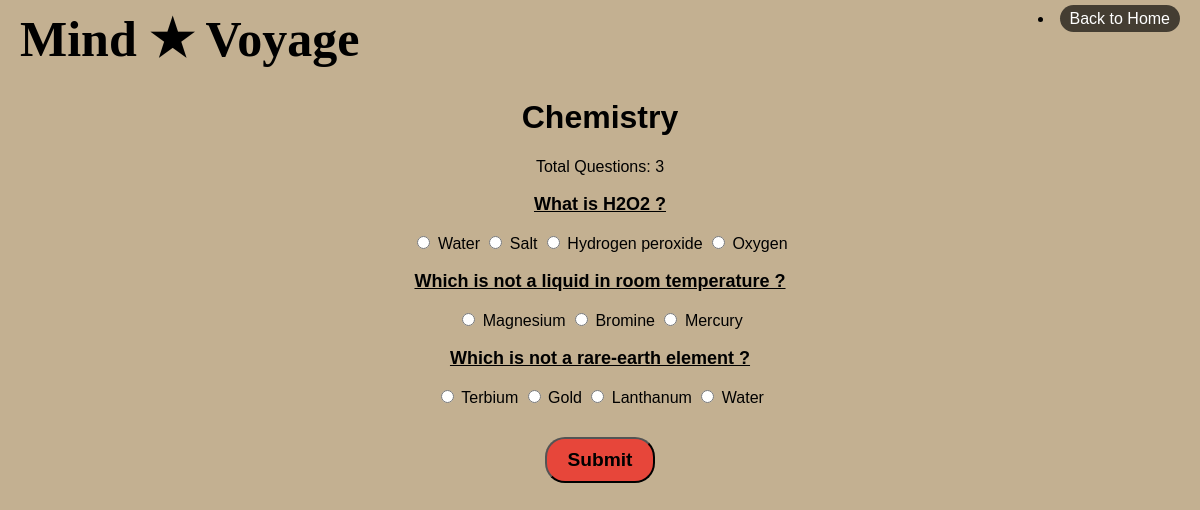
Page /quiz_app/quiz/1/ on the committed database.
### quiz_app/models.py (models this page shows, shortened)
class Quiz(models.Model):
    CATEGORY_CHOICES = [
    ('Science', 'Science'),
    ('History', 'History'),
    ]
    title = models.CharField(max_length=200)
    category = models.CharField(max_length=50, choices=CATEGORY_CHOICES)  # Added category
    total_score = models.IntegerField(default=50)
    created_by = models.ForeignKey(settings.AUTH_USER_MODEL, on_delete=models.CASCADE)

class Question(models.Model):
    quiz = models.ForeignKey(Quiz, on_delete=models.CASCADE, related_name="questions")
    text = models.TextField()
    score = models.IntegerField(default=10)

class Answer(models.Model):
    question = models.ForeignKey(Question, on_delete=models.CASCADE, related_name="answers")
    text = models.CharField(max_length=200)
    is_correct = models.BooleanField(default=False)

### quiz_app/views.py (the view)
# urls.py: path('quiz/<int:quiz_id>/', views.quiz, name='quiz'),
def quiz(request, quiz_id):
    quiz = get_object_or_404(Quiz, id=quiz_id)
    questions = quiz.questions.all().order_by("?")  # Randomize questions
    if request.method == 'POST':
        result = Result.objects.create(
            user=request.user, quiz=quiz, attempted_at=timezone.now()
            )
        user_score = 0
        for question in questions:
            correct_answer = question.answers.filter(is_correct=True).first()
            user_answer_id = request.POST.get(f'question_{question.id}')
            answer = question.answers.filter(id=user_answer_id).first()
            if answer:
                UserAnswer.objects.create(
                    result=result, question=question, answer=answer
                    )
            if str(correct_answer.id) == user_answer_id:
                user_score += question.score
        result.score=user_score
        result.save()
        return redirect('result', result_id=result.id)
    elif request.method == 'GET':
        context = {'quiz': quiz, 'questions': questions}
        return render(request, 'quiz.html', context)

### quiz_app/templates/quiz.html (shortened to what this page needs)
{% load static %}
<!DOCTYPE html>
<html lang="en">
<head>
    <link rel="stylesheet" href="{% static 'css/quiz.css' %}">
</head>
<body>
    <header>
        <div class="logo">Mind ★ Voyage</div>
        <li class="back"><a href="{% url 'index' %}">Back to Home</a></li>
    </header>
    <h1>{{ quiz.title }}</h1>
    <p>Total Questions: {{ quiz.questions.count }}</p>
    <form method="POST">
        {% for question in quiz.questions.all %}
            <p class="question_text">{{ question.text }}</p>
            {% for answer in question.answers.all %}
                <label>
                    <input type="radio" name="question_{{ question.id }}" value="{{ answer.id }}" required>
                    {{ answer.text }}
                </label>
            {% endfor %}
        {% endfor %}
        <div style="margin-top: 20px;">
            <button type="submit" class="submit">Submit</button>
        </div>
    </form>
</body>
</html>

### static/css/quiz.css (style rules this page uses)
body { font-family: Arial, sans-serif; background: #C3B091; color: black; text-align: center; margin: 0; padding: 0; }
header { display: flex; justify-content: space-between; align-items: flex-start; padding: 10px 20px; background-color: #C3B091; }
.logo { font-family: fantasy; font-size: 50px; font-weight: bold; }
.back a { color: white; text-decoration: none; background: rgba(0, 0, 0, 0.65); padding: 5px 10px; border-radius: 20px; cursor: pointer; }
.submit { margin: 10px auto; padding: 10px 20px; background-color: rgba(255, 0, 0, 0.6); color: black; font-weight: bold; border-radius: 20px; font-size: larger; }
.question_text { font-size: large; font-weight: bold; text-decoration: underline; }

### rows in the picture
Quiz: title "Chemistry", questions.count "3"
Question: text "What is H2O2 ?"
Answer: text "Water"
Answer: text "Salt"
Answer: text "Hydrogen peroxide"
Answer: text "Oxygen"
Question: text "Which is not a liquid in room temperature ?"
Answer: text "Magnesium"
Answer: text "Bromine"
Answer: text "Mercury"
Question: text "Which is not a rare-earth element ?"
Answer: text "Terbium"
Answer: text "Gold"
Answer: text "Lanthanum"
Answer: text "Water"
